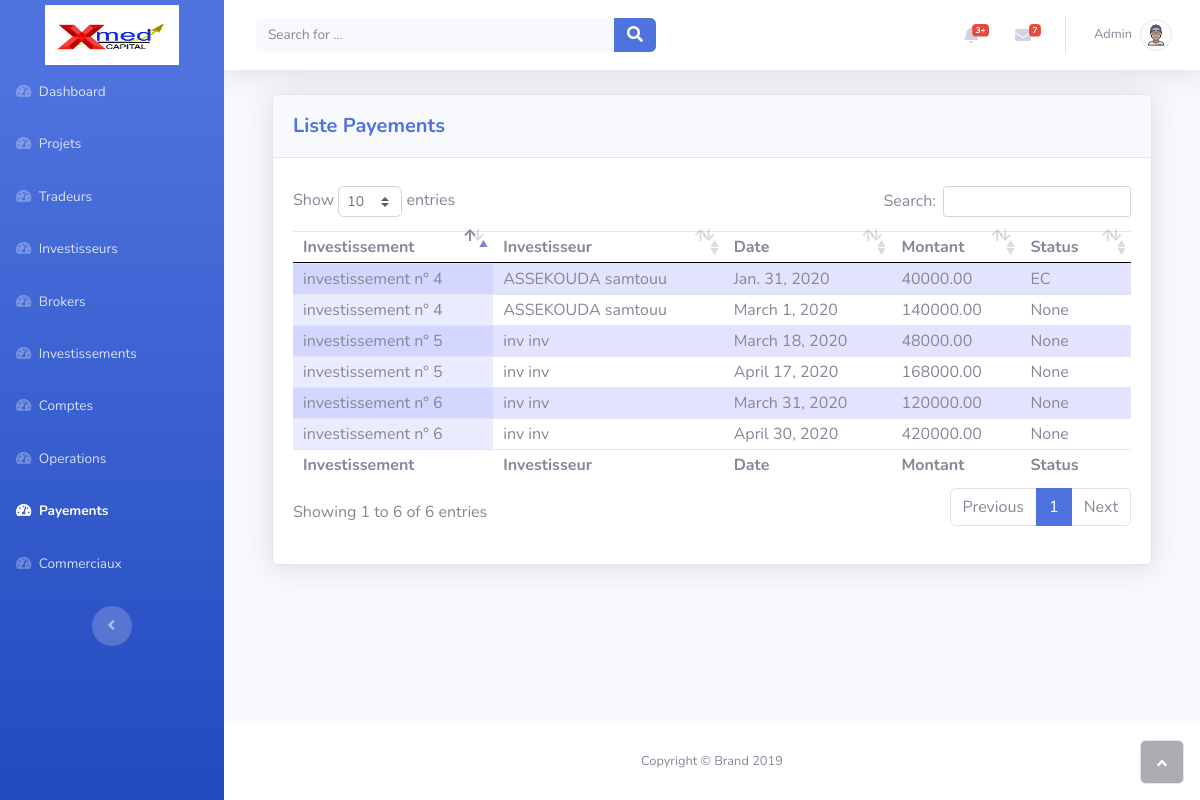
Page /payements/ (signed in) on the earlier database version.
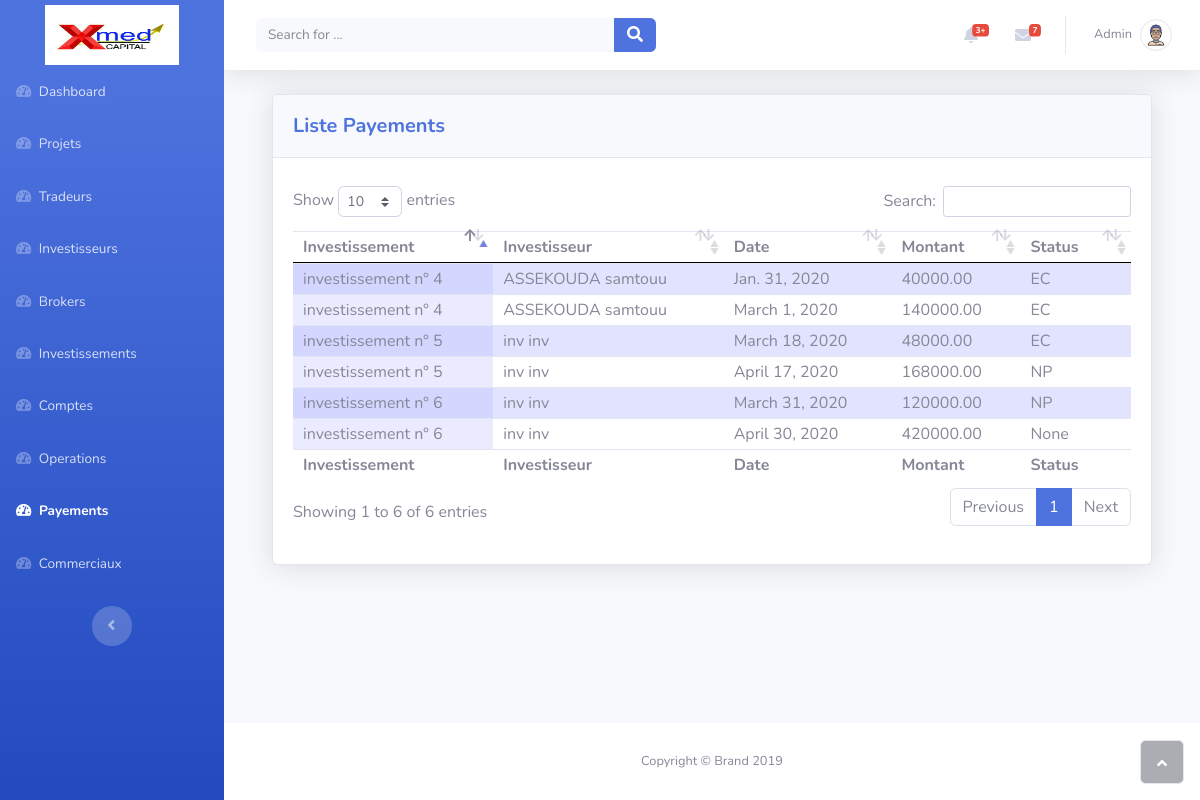
Same page on the later database version.
### payement/models.py (models this page shows, shortened)
class Payement(models.Model):
    investissement = models.ForeignKey(Investissement, related_name='payements', on_delete=models.CASCADE)
    date = models.DateField(default=date.today)
    montant = models.DecimalField(max_digits=10, decimal_places=2, null=False)
    status = models.CharField(max_length=20, choices=STATUS_CHOICES, null=True)
    class Meta:
        ordering = ['date']

### investissement/models.py (models this page shows, shortened)
class Investissement(models.Model):
	investisseur = models.ForeignKey(Investisseur, related_name='investissements', on_delete=models.CASCADE)
	montant = models.DecimalField(max_digits=10, decimal_places=2)
	date_investissement = models.DateField(default=date.today)
	date_decompte = models.DateField(default=date.today)
	duree = models.PositiveSmallIntegerField(default=1)
	def __str__(self):
		self.refresh_status_payements()
		return f"investissement n° {self.id}"
	def refresh_status_payements(self):
		payements = self.payements.filter(status=None)
		for payement in payements:
			if payement.date < date.today():
				print(payement.date)
				payement.status = "EC"
				payement.save()

### payement/views.py (the view)
# urls.py: path('', views.index, name="brokers"),
@login_required
@staff_member_required
def index(request):
    context = {
        "payements": Payement.objects.all()
    }
    return render(request, 'payement/index.html', context)

### investisseur/context_processors.py (called while the page is built)
def infos_investisseur(request):
    try:
        investisseur = Investisseur.objects.get(id=request.user.id)
    except Investisseur.DoesNotExist:
        investisseur = None
    context = {'investisseur': investisseur}
    return context

### investisseur/models.py (called while the page is built)
	def __str__(self):
		return f"{self.first_name} {self.last_name}"

### payement/templates/payement/index.html (shortened to what this page needs)
{% extends 'base.html' %}
{% load static %}
{% block stylesheets %}
	<link rel="stylesheet" type="text/css" href="{% static 'css/payement/index.css' %}">
{% endblock %}
{% block content %}
	<div class="container-fluid">
		<div class="container-fluid">
			<div class="card shadow">
				<div class="card-header py-3">
					<p class="text-primary m-0 font-weight-bold lead">Liste Payements</p>
				</div>
				<div class="card-body">
					<div class="table-responsive table mt-2" id="" role="grid" aria-describedby="dataTable_info">
						<table class="table dataTable my-0" id="dataTable">
							<thead>
								<tr>
									<th>Investissement</th>
									<th>Investisseur</th>
									<th>Date</th>
									<th>Montant</th>
									<th>Status</th>
								</tr>
							</thead>
							<tbody>
                                {% for payement in payements %}
                                    <tr onclick="window.location = '{% url "modifier_payement" pk=payement.id %}';" style="cursor: pointer;">
                                        <td>{{ payement.investissement }}</td>
                                        <td>{{ payement.investissement.investisseur }}</td>
                                        <td>{{ payement.date }}</td>
                                        <td>{{ payement.montant }}</td>
                                        <td>{{ payement.status }}</td>
                                    </tr>
                                {% endfor %}
							</tbody>
							<tfoot>
								<tr>
									<td><strong>Investissement</strong></td>
									<td><strong>Investisseur</strong></td>
									<td><strong>Date</strong></td>
									<td><strong>Montant</strong></td>
									<td><strong>Status</strong></td>
								</tr>
							</tfoot>
						</table>
					</div>
				</div>
			</div>
		</div>
	</div>
{% endblock %}

### templates/base.html (shortened to what this page needs)
{% load static %}
{% url 'dashboard'             as dashboard_url %}
{% url 'tradeurs'              as tradeurs_url %}
{% url 'investisseurs'         as investisseurs_url %}
{% url 'brokers'               as brokers_url %}
{% url 'investissements'       as investissements_url %}
{% url 'comptes'               as comptes_url %}
{% url 'exercices'             as exercices_url %}
{% url 'commerciaux'           as commerciaux_url %}
{% url 'operations'            as operations_url %}
{% url 'payements'             as payements_url %}
{% url 'ajouter_tradeur'       as ajouter_tradeur_url %}
{% url 'ajouter_investisseur'  as ajouter_investisseur_url %}
<!DOCTYPE html>
<html lang="fr">
<head>
	<link rel="stylesheet" href="{% static 'bootstrap/css/bootstrap.min.css' %}">
	<link rel="stylesheet" href="{% static 'fonts/fontawesome-all.min.css' %}">
	<link rel="stylesheet" href="{% static 'css/dataTable/dataTables.bootstrap4.css' %}">
	<link rel="stylesheet" href="{% static 'css/dataTable/jquery.dataTables.css' %}">
	{% block stylesheets %}{% endblock stylesheets %}
</head>
<body id="page-top">
	<div id="wrapper">
		{% include 'sidebar.html' %}
		<div class="d-flex flex-column" id="content-wrapper">
			<div id="content">
				{% include 'header.html' %}
				{% block content %}{% endblock content %}
			</div>
			{% include 'footer.html' %}
		</div>
		<a class="border rounded d-inline scroll-to-top" href="#page-top"><i class="fas fa-angle-up"></i></a>
	</div>
</body>
</html>

### templates/sidebar.html (shortened to what this page needs)
{% load static %}
<nav class="navbar navbar-dark align-items-start sidebar sidebar-dark accordion bg-gradient-primary p-0">
	<div class="container-fluid d-flex flex-column p-0">
		<a class="" href="#" style="display: inline-block;width: 60%;margin-top: 5px;">
			<div class="sidebar-brand-icon">
                <img title="xmed capital" class="" src="{% static 'img/logo/logo.jpg' %}" width="100%" height="60" alt="XmedCapital">
            </div>
		</a>
		<ul class="nav navbar-nav text-light" id="accordionSidebar">
			<li class="nav-item" role="presentation">
				<a class="nav-link {% if request.path == dashboard_url %}active{% endif %}" href="{% url 'home' %}">
					<i class="fas fa-tachometer-alt"></i>
					<span>Dashboard</span>
				</a>
			</li>
            <li class="nav-item" role="presentation">
				<a class="nav-link {% if request.path == exercices_url %}active{% endif %}" href="{% url 'exercices' %}">
					<i class="fas fa-tachometer-alt"></i>
					<span>Projets</span>
				</a>
			</li>
			<li class="nav-item" role="presentation">
				<a class="nav-link {% if request.path == tradeurs_url %}active{% endif %}" href="{% url 'tradeurs' %}">
					<i class="fas fa-tachometer-alt"></i>
					<span>Tradeurs</span>
				</a>
			</li>
			<li class="nav-item" role="presentation">
				<a class="nav-link {% if request.path == investisseurs_url %}active{% endif %}" href="{% url 'investisseurs' %}">
					<i class="fas fa-tachometer-alt"></i>
					<span>Investisseurs</span>
				</a>
			</li>
			<li class="nav-item" role="presentation">
				<a class="nav-link {% if request.path == brokers_url %}active{% endif %}" href="{% url 'brokers' %}">
					<i class="fas fa-tachometer-alt"></i>
					<span>Brokers</span>
				</a>
			</li>
			<li class="nav-item" role="presentation">
				<a class="nav-link {% if request.path == investissements_url %}active{% endif %}" href="{% url 'investissements' %}">
					<i class="fas fa-tachometer-alt"></i>
					<span>Investissements</span>
				</a>
			</li>
			<li class="nav-item" role="presentation">
				<a class="nav-link {% if request.path == comptes_url %}active{% endif %}" href="{% url 'comptes' %}">
					<i class="fas fa-tachometer-alt"></i>
					<span>Comptes</span>
				</a>
			</li>
			<li class="nav-item" role="presentation">
				<a class="nav-link {% if request.path == operations_url %}active{% endif %}" href="{% url 'operations' %}">
					<i class="fas fa-tachometer-alt"></i>
					<span>Operations</span>
				</a>
			</li>
			<li class="nav-item" role="presentation">
				<a class="nav-link {% if request.path == payements_url %}active{% endif %}" href="{% url 'payements' %}">
					<i class="fas fa-tachometer-alt"></i>
					<span>Payements</span>
				</a>
			</li>
            <li class="nav-item" role="presentation">
				<a class="nav-link {% if request.path == commerciaux_url %}active{% endif %}" href="{% url 'commerciaux' %}">
					<i class="fas fa-tachometer-alt"></i>
					<span>Commerciaux</span>
				</a>
			</li>
		</ul>
		<div class="text-center d-none d-md-inline">
			<button class="btn rounded-circle border-0" id="sidebarToggle" type="button"></button>
		</div>
	</div>
</nav>

### templates/header.html (shortened to what this page needs)
{% load static %}
<nav class="navbar navbar-light navbar-expand bg-white shadow mb-4 topbar static-top">
	<div class="container-fluid">
		<form class="form-inline d-none d-sm-inline-block mr-auto ml-md-3 my-2 my-md-0 mw-100 navbar-search">
			<div class="input-group"><input class="bg-light form-control border-0 small" type="text" placeholder="Search for ...">
				<div class="input-group-append">
					<button class="btn btn-primary py-0" type="button"><i class="fas fa-search"></i></button>
				</div>
			</div>
		</form>
		<ul class="nav navbar-nav flex-nowrap ml-auto">
			<li class="nav-item dropdown no-arrow mx-1" role="presentation">
				<div class="nav-item dropdown no-arrow">
					<a class="dropdown-toggle nav-link" data-toggle="dropdown" aria-expanded="false" href="#">
						<span class="badge badge-danger badge-counter">3+</span>
						<i class="fas fa-bell fa-fw"></i>
					</a>
				</div>
			</li>
			<li class="nav-item dropdown no-arrow mx-1" role="presentation">
				<div class="nav-item dropdown no-arrow">
					<a class="dropdown-toggle nav-link" data-toggle="dropdown" aria-expanded="false" href="#">
						<i class="fas fa-envelope fa-fw"></i>
						<span class="badge badge-danger badge-counter">7</span>
					</a>
				</div>
			</li>
			<li class="nav-item dropdown no-arrow" role="presentation">
				<div class="nav-item dropdown no-arrow">
					<a class="dropdown-toggle nav-link" data-toggle="dropdown" aria-expanded="false" href="#">
						<span class="d-none d-lg-inline mr-2 text-gray-600 small">{{ user.username|capfirst }}</span>
						<img class="border rounded-circle img-profile" src="{% static 'img/avatars/avatar6.png' %}">
					</a>
				</div>
			</li>
		</ul>
	</div>
</nav>

### templates/footer.html
<footer class="bg-white sticky-footer">
	<div class="container my-auto">
		<div class="text-center my-auto copyright"><span>Copyright © Brand 2019</span></div>
	</div>
</footer>

Differences in the rows shown:
removed Payement: investissement "investissement n° 4", investissement.investisseur "ASSEKOUDA samtouu", date "March 1, 2020", montant "140000.00", status "None"
added Payement: investissement "investissement n° 4", investissement.investisseur "ASSEKOUDA samtouu", date "March 1, 2020", montant "140000.00", status "EC"
changed Payement "March 18, 2020": status "None" → "EC"
changed Payement "March 31, 2020": status "None" → "NP"
changed Payement "April 17, 2020": status "None" → "NP"
